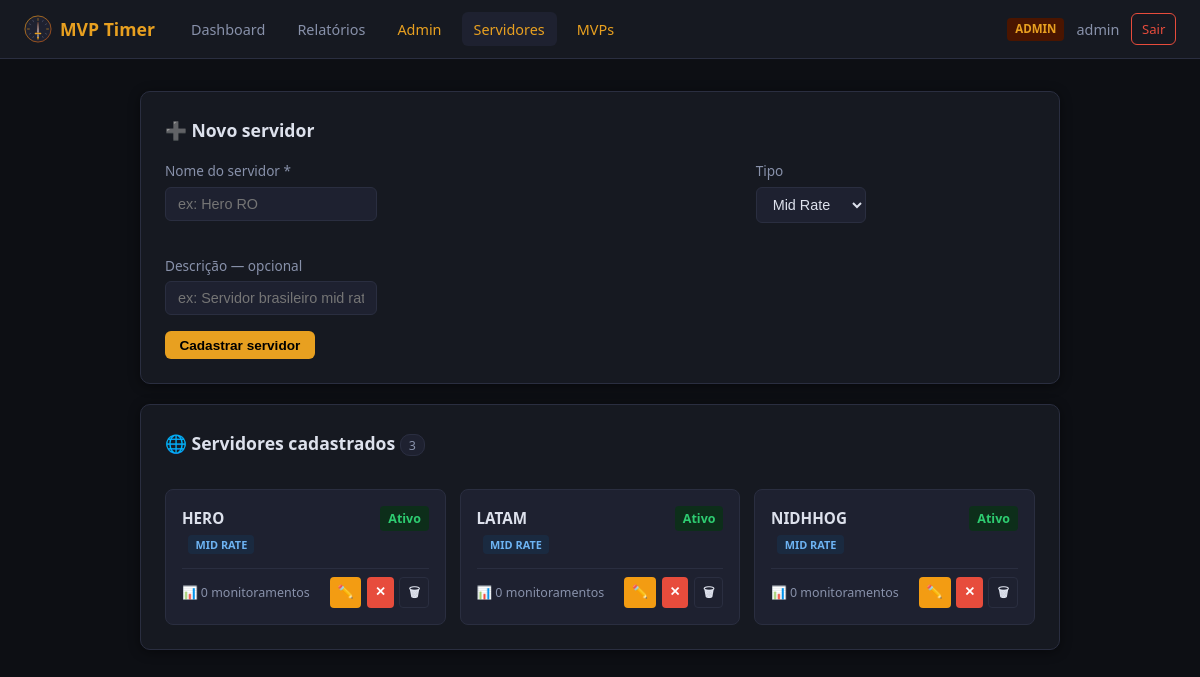
The app's page /admin_servidores.php (signed in) with its own data.
### tables this page shows
CREATE TABLE IF NOT EXISTS servidores (
    id        INT UNSIGNED AUTO_INCREMENT PRIMARY KEY,
    nome      VARCHAR(100) NOT NULL,
    descricao VARCHAR(255) NULL,
    tipo      ENUM('low','mid','high','custom') NOT NULL DEFAULT 'mid',
    ativo     TINYINT(1) NOT NULL DEFAULT 1,
    criado_em DATETIME NOT NULL DEFAULT CURRENT_TIMESTAMP
);

### admin_servidores.php (the view, shortened to what this page needs)
<?php
require_once __DIR__ . '/db/conexao.php';
$servidores = $pdo->query(
    'SELECT s.*, COUNT(m.id) AS total_monit
     FROM servidores s
     LEFT JOIN monitoramentos m ON m.servidor_id = s.id
     GROUP BY s.id ORDER BY s.nome'
)->fetchAll();
$editando = null;
$tipos = [
    'low'    => 'Low Rate',
    'mid'    => 'Mid Rate',
    'high'   => 'High Rate',
    'custom' => 'Custom',
];
?>
<!DOCTYPE html>
<html lang="pt-br">
<head>
    <link rel="stylesheet" href="css/style.css">
    <link rel="stylesheet" href="css/admin_servidores.css">
</head>
<body>
<nav class="navbar">
    <a href="index.php" class="nav-brand"><img src="img/logo.svg" class="nav-logo" alt=""><span>MVP Timer</span></a>
    <div class="nav-links">
        <a href="index.php"            class="nav-link">Dashboard</a>
        <a href="relatorios.php"       class="nav-link">Relatórios</a>
        <a href="admin.php"            class="nav-link nav-admin">Admin</a>
        <a href="admin_servidores.php" class="nav-link nav-admin active">Servidores</a>
        <a href="admin_mvps.php"       class="nav-link nav-admin">MVPs</a>
    </div>
    <div class="nav-user">
        <span class="badge-role badge-admin">admin</span>
        <span class="nav-username"><?= htmlspecialchars($_SESSION['username']) ?></span>
        <a href="logout.php" class="btn-logout">Sair</a>
    </div>
</nav>
<div class="container">
    <div class="card">
        <h2><?= $editando ? '✏️ Editar servidor' : '➕ Novo servidor' ?></h2>
        <form method="POST" action="admin_servidores.php" class="form-servidor" id="formServidor">
            <div class="form-grid-srv">
                <div class="campo campo-lg">
                    <label>Nome do servidor *</label>
                    <input type="text" name="nome" required maxlength="100"
                           placeholder="ex: Hero RO"
                           value="<?= htmlspecialchars($editando['nome'] ?? $_POST['nome'] ?? '') ?>">
                </div>
                <div class="campo">
                    <label>Tipo</label>
                    <select name="tipo">
                        <?php foreach ($tipos as $val => $label): ?>
                        <option value="<?= $val ?>"
                            <?= ($editando['tipo'] ?? $_POST['tipo'] ?? 'mid') === $val ? 'selected' : '' ?>>
                            <?= $label ?>
                        </option>
                        <?php endforeach; ?>
                    </select>
                </div>
                <div class="campo campo-lg">
                    <label>Descrição <span class="hint">— opcional</span></label>
                    <input type="text" name="descricao" maxlength="255"
                           placeholder="ex: Servidor brasileiro mid rate"
                           value="<?= htmlspecialchars($editando['descricao'] ?? $_POST['descricao'] ?? '') ?>">
                </div>
            </div>
            <div class="form-actions">
                <button type="submit" class="btn-primary">
                    <?= $editando ? 'Salvar alterações' : 'Cadastrar servidor' ?>
                </button>
            </div>
        </form>
    </div>
    <div class="card">
        <div class="card-header-row">
            <h2>🌐 Servidores cadastrados
                <span class="badge-count"><?= count($servidores) ?></span>
            </h2>
        </div>
        <?php if (empty($servidores)): ?>
            <p class="vazio">Nenhum servidor cadastrado ainda.</p>
        <?php else: ?>
        <div class="srv-grid">
            <?php foreach ($servidores as $s): ?>
            <div class="srv-card <?= !$s['ativo'] ? 'inativo' : '' ?>">
                <div class="srv-card-top">
                    <div>
                        <strong class="srv-nome"><?= htmlspecialchars($s['nome']) ?></strong>
                        <span class="badge-tipo badge-tipo-<?= $s['tipo'] ?>"><?= $tipos[$s['tipo']] ?></span>
                    </div>
                    <span class="badge-status <?= $s['ativo'] ? 'status-ok' : 'status-inativo' ?>">
                        <?= $s['ativo'] ? 'Ativo' : 'Inativo' ?>
                    </span>
                </div>
                <div class="srv-card-bottom">
                    <span class="srv-stats">📊 <?= number_format($s['total_monit']) ?> monitoramentos</span>
                    <div class="srv-acoes">
                        <a href="admin_servidores.php?acao=editar&id=<?= $s['id'] ?>"
                           class="btn-sm btn-warn" title="Editar">✏️</a>
                        <a href="admin_servidores.php?acao=toggle&id=<?= $s['id'] ?>"
                           class="btn-sm <?= $s['ativo'] ? 'btn-danger' : 'btn-success' ?>"
                           title="<?= $s['ativo'] ? 'Desativar' : 'Ativar' ?>">
                           <?= $s['ativo'] ? '✕' : '✓' ?>
                        </a>
                        <a href="admin_servidores.php?acao=deletar&id=<?= $s['id'] ?>"
                           class="btn-sm btn-neutral" title="Excluir"
                           onclick="return confirm('Excluir <?= htmlspecialchars(addslashes($s['nome'])) ?>?')">
                           🗑
                        </a>
                    </div>
                </div>
            </div>
            <?php endforeach; ?>
        </div>
        <?php endif; ?>
    </div>
</div>
</body>
</html>

### css/style.css (style rules this page uses)
:root { --bg: #0d0f14; --bg2: #161921; --bg3: #1e2130; --border: #2a2e40; --accent: #e8a020; --accent2: #c0501a; --text: #dde1ec; --text2: #8891aa; --success: #2ecc71; --danger: #e74c3c; --warn: #f39c12; --radius: 10px; --shadow: 0 2px 12px rgba(0,0,0,.45); }
*, *::before, *::after { box-sizing: border-box; margin: 0; padding: 0; }
body { background: var(--bg); color: var(--text); font-family: 'Segoe UI', system-ui, sans-serif; font-size: 15px; line-height: 1.6; min-height: 100vh; }
.navbar { display: flex; align-items: center; gap: 1.5rem; padding: .75rem 1.5rem; background: var(--bg2); border-bottom: 1px solid var(--border); position: sticky; top: 0; z-index: 100; }
.nav-brand { display: flex; align-items: center; gap: .5rem; font-size: 1.1rem; font-weight: 700; color: var(--accent); white-space: nowrap; text-decoration: none; }
.nav-logo { width: 28px; height: 28px; display: block; }
.nav-links { display: flex; gap: .5rem; flex: 1; }
.nav-link { padding: .35rem .75rem; border-radius: 6px; color: var(--text2); text-decoration: none; font-size: .9rem; transition: background .15s, color .15s; }
.nav-link:hover, .nav-link.active { background: var(--bg3); color: var(--text); }
.nav-admin { color: var(--accent) !important; }
.nav-user { display: flex; align-items: center; gap: .75rem; }
.nav-username { font-size: .9rem; color: var(--text2); }
.container { max-width: 960px; margin: 2rem auto; padding: 0 1.25rem; display: flex; flex-direction: column; gap: 1.25rem; }
.card { background: var(--bg2); border: 1px solid var(--border); border-radius: var(--radius); padding: 1.5rem; box-shadow: var(--shadow); }
.card h2 { font-size: 1.1rem; font-weight: 600; margin-bottom: 1rem; }
.card-header-row { display: flex; justify-content: space-between; align-items: center; margin-bottom: 1rem; }
select, input[type=date], input[type=time], input[type=text], input[type=password], input[type=email], input[type=number], input[type=url] { background: var(--bg3); border: 1px solid var(--border); color: var(--text); border-radius: 6px; padding: .5rem .75rem; font-size: .9rem; outline: none; transition: border-color .15s; }
label { font-size: .85rem; color: var(--text2); display: block; margin-bottom: .3rem; }
.campo { margin-bottom: 1rem; }
.btn-monitorar, .btn-matar, .btn-finalizar, .btn-login, .btn-primary, .btn-filtrar { border: none; cursor: pointer; border-radius: 6px; font-size: .85rem; font-weight: 600; transition: opacity .15s, filter .15s; }
.btn-primary { background: var(--accent); color: #000; padding: .4rem .9rem; text-decoration: none; display: inline-block; }
.btn-logout { font-size: .82rem; color: var(--danger); text-decoration: none; padding: .3rem .6rem; border-radius: 6px; border: 1px solid var(--danger); transition: background .15s; }
.btn-sm { padding: .25rem .5rem; border-radius: 4px; border: none; cursor: pointer; font-size: .8rem; font-weight: 600; }
.btn-danger { background: var(--danger); color: #fff; }
.btn-warn { background: var(--warn); color: #000; }
.btn-neutral { background: var(--bg3); color: var(--text); border: 1px solid var(--border); }
.badge-role { font-size: .72rem; font-weight: 700; padding: .15rem .5rem; border-radius: 4px; text-transform: uppercase; }
.badge-admin { background: #4a1500; color: var(--accent); }
.badge-status { font-size: .78rem; padding: .15rem .5rem; border-radius: 4px; font-weight: 600; }
.status-ok { background: #0d2e1a; color: var(--success); }
.badge-count { font-size: .78rem; background: var(--bg3); border: 1px solid var(--border); border-radius: 10px; padding: .1rem .5rem; color: var(--text2); font-weight: 400; vertical-align: middle; }

### records on screen
servidores: nome "HERO", tipo "MID RATE", ativo "Ativo", total_monit "0"
servidores: nome "LATAM", tipo "MID RATE", ativo "Ativo", total_monit "0"
servidores: nome "NIDHHOG", tipo "MID RATE", ativo "Ativo", total_monit "0"

### other values on screen
$_SESSION['username'] "admin"
count($servidores) "3"
form field tipo "Mid Rate"
